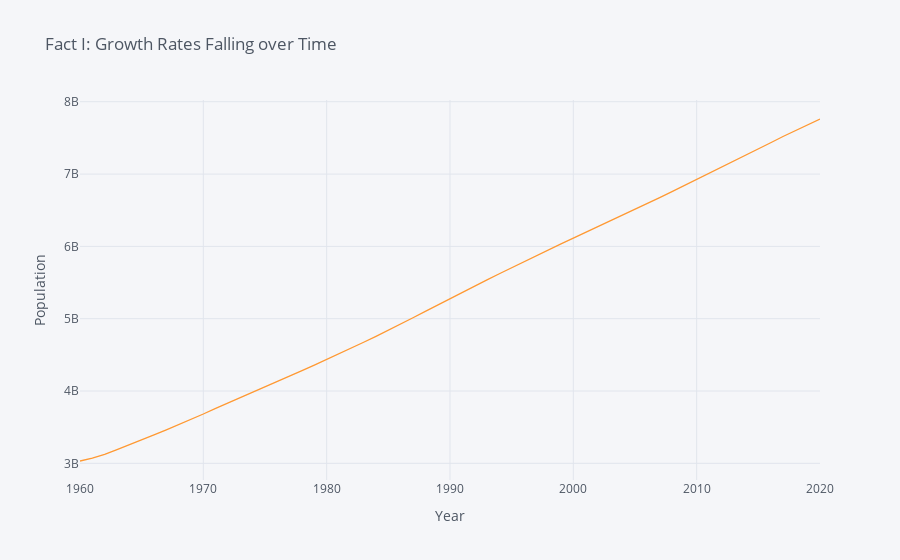

Notebook cell for this chart:
### Markdown cell above
With that done, after we have a DataFrame making a plot is just one
 line of code:

### Code cell
# Useful arguments to pass include xTitle, yTitle, Title
world.iplot(title="Fact I: Growth Rates Falling over Time",xTitle='Year',yTitle='Population')

### Figure 1 — Plotly figure (JSON) as saved in the notebook; plotly's stock layout.template omitted (floating-point values rounded to 4 significant figures)
{"data": [{"line": {"color": "rgba(255, 153, 51, 1.0)", "dash": "solid", "shape": "linear", "width": 1.3}, "mode": "lines", "name": "World Population", "text": "", "type": "scatter", "x": [2020, 2019, 2018, 2017, 2016, 2015, 2014, 2013, 2012, 2011, 2010, 2009, 2008, 2007, 2006, 2005, 2004, 2003, 2002, 2001, 2000, 1999, 1998, 1997, 1996, 1995, 1994, 1993, 1992, 1991, 1990, 1989, 1988, 1987, 1986, 1985, 1984, 1983, 1982, 1981, 1980, 1979, 1978, 1977, 1976, 1975, 1974, 1973, 1972, 1971, 1970, 1969, 1968, 1967, 1966, 1965, 1964, 1963, 1962, 1961, 1960], "y": [7761620146, 7683372259, 7602454161, 7519183459, 7433569330, 7347679005, 7261846543, 7175500378, 7089254548, 7003760440, 6921854591, 6839553692, 6757000414, 6674181848, 6592711655, 6511724848, 6431527221, 6351855732, 6272724236, 6193663732, 6114324044, 6034484369, 5954004340, 5872284397, 5789655178, 5706753581, 5622085293, 5537885402, 5452576967, 5368139818, 5280062644, 5189977062, 5101287675, 5012556248, 4924747934, 4839176734, 4755996689, 4674330282, 4592387213, 4511164132, 4432963653, 4356778367, 4281339378, 4207786422, 4135432265, 4062507027, 3988487336, 3912984371, 3836900801, 3760516757, 3681975908, 3606553753, 3532782993, 3461619724, 3392097729, 3322046795, 3255145692, 3189655687, 3124561005, 3071596055, 3032156070]}], "layout": {"legend": {"bgcolor": "#F5F6F9", "font": {"color": "#4D5663"}}, "paper_bgcolor": "#F5F6F9", "plot_bgcolor": "#F5F6F9", "title": {"font": {"color": "#4D5663"}, "text": "Fact I: Growth Rates Falling over Time"}, "xaxis": {"gridcolor": "#E1E5ED", "showgrid": true, "tickfont": {"color": "#4D5663"}, "title": {"font": {"color": "#4D5663"}, "text": "Year"}, "zerolinecolor": "#E1E5ED"}, "yaxis": {"gridcolor": "#E1E5ED", "showgrid": true, "tickfont": {"color": "#4D5663"}, "title": {"font": {"color": "#4D5663"}, "text": "Population"}, "zerolinecolor": "#E1E5ED"}}}
